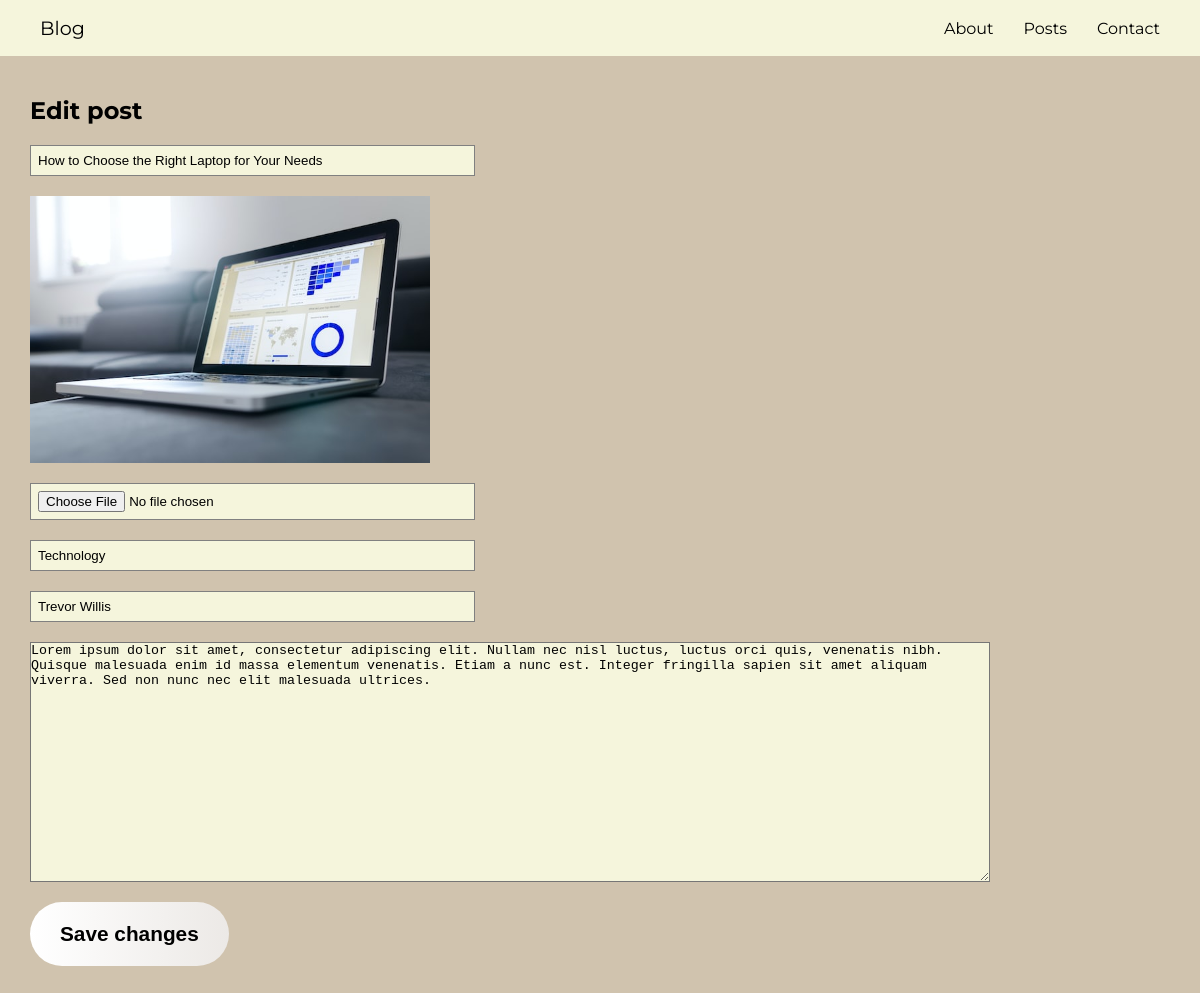
The page /edit_post.php?id=4 on the database its author committed.
### tables this page shows
CREATE TABLE posts (
  id INTEGER PRIMARY KEY,
  title TEXT,
  content TEXT,
  photo TEXT,
  category TEXT DEFAULT 'uncategorized',
  author_photo TEXT DEFAULT 'default_author_photo.jpg',
  author_name TEXT DEFAULT 'Anonymous',
  created_at TIMESTAMP DEFAULT CURRENT_TIMESTAMP
);

### edit_post.php (the view, shortened to what this page needs)
<!DOCTYPE html>
<html>
<head>
    <link rel="stylesheet" href="static/css/editpost.css">
    <link rel="stylesheet" href="static/css/styles.css">
</head>
<body>
    <nav>
        <div class="logo"><a href="/blog">Blog</a></div>
        <ul>
            <li><a href="#">About</a></li>
            <li><a href="posts.php">Posts</a></li>
            <li><a href="#">Contact</a></li>
        </ul>
    </nav>
    <?php
    $db = new PDO("sqlite:blog.db");
    $post_id = $_GET['id'];
    $stmt = $db->prepare('SELECT * FROM posts WHERE id = :id');
    $stmt->bindParam(':id', $post_id);
    $stmt->execute();
    $post = $stmt->fetch();
    echo '<form method="post" enctype="multipart/form-data" >';
    echo '<h2>Edit post</h2>';
    echo '<input type="text" id="title" name="title" value="' . $post['title'] . '">';
    echo '<img src="' . $post['photo'] . '" alt="post image">';
    echo '<input type="file" id="photo" name="photo" class="post-input">';
    echo '<input type="text" id="category" name="category" value="' . $post['category'] . '">';
    echo '<input type="text" id="author_name" name="author_name" value="' . $post['author_name'] . '">';
    echo '<textarea id="content" name="content">' . $post['content'] . '</textarea>';
    echo '<button type="submit">Save changes</button>';
    echo '</form>';
    ?>
</body>
</html>

### static/css/editpost.css (style rules this page uses)
form { display: flex; flex-direction: column; padding: 30px; }
form>* { margin: 10px 0; }
img { width: 400px; background-color: #ccc; object-fit: cover; }
input, select { width: 60ch; background-color: beige; padding: 7px; border: gray 1px solid; }
textarea { height: 30ch; max-width: 120ch; background-color: beige; }

### static/css/styles.css (style rules this page uses)
*, *::after, *::before { padding: 0; margin: 0; box-sizing: border-box; }
body { -ms-overflow-style: none; scrollbar-width: none; background-color: #d0c3ae; }
button { cursor: pointer; border: none; padding: 20px 30px; border-radius: 40px; font-size: 1.3em; font-weight: bold; width: max-content; background: linear-gradient(to right, #FFFFFF, #ECE9E6); }
img { max-width: 100%; display: block; object-fit: cover; }
body { font-family: Montserrat; }
nav { background-color: beige; display: flex; height: 7vh; max-height: 70px; align-items: center; padding-left: 40px; }
.logo a { font-size: 1.2em; text-decoration: none; color: black; }
nav ul { padding-right: 40px; width: 100%; justify-content: flex-end; gap: 30px; display: flex; list-style-type: none; margin: 0 auto; }
a { text-decoration: none; color: black; }

### rows shown on the page
posts: title "How to Choose the Right Laptop for Your Needs", photo (picture), category "Technology", author_name "Trevor Willis", content "Lorem ipsum dolor sit amet, consectetur adipiscing elit. Nullam nec nisl luctus, luctus orci quis, venenatis nibh. Quisque malesuada enim id massa elementum venenatis. Etiam a nunc est. Integer fringilla sapien sit amet aliquam viverra. Sed non nunc nec elit malesuada ultrices."
